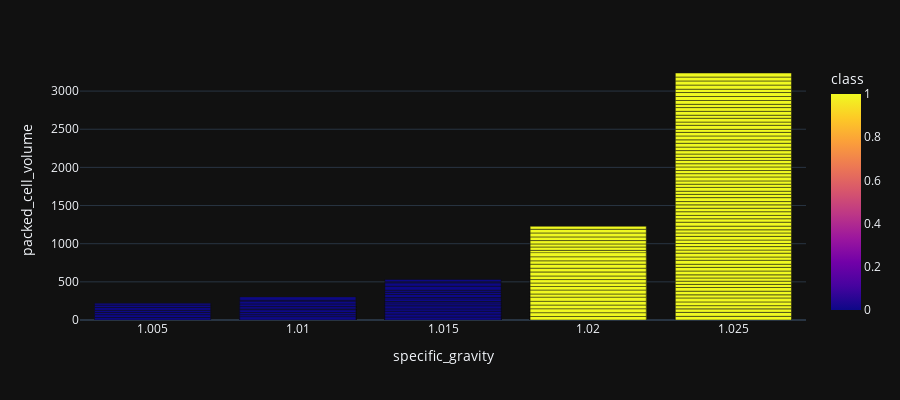

The notebook cell saved with this chart:
### Code cell
px.bar(kidney, x="specific_gravity", y="packed_cell_volume", color='class', barmode='group', template = 'plotly_dark', height = 400)

### Figure 1 — Plotly figure (JSON) as saved in the notebook; plotly's stock layout.template omitted (floating-point values rounded to 4 significant figures; data arrays with more than 128 entries replaced by an {"elided": "..."} marker saying what was removed)
{"data": [{"alignmentgroup": "True", "hovertemplate": "specific_gravity=%{x}<br>packed_cell_volume=%{y}<br>class=%{marker.color}<extra></extra>", "legendgroup": "", "marker": {"color": {"elided": "400 int values"}, "coloraxis": "coloraxis", "pattern": {"shape": ""}}, "name": "", "offsetgroup": "", "orientation": "v", "showlegend": false, "textposition": "auto", "type": "bar", "x": {"elided": "400 float values"}, "xaxis": "x", "y": {"elided": "400 int values"}, "yaxis": "y"}], "layout": {"barmode": "group", "coloraxis": {"colorbar": {"title": {"text": "class"}}, "colorscale": [[0, "#0d0887"], [0.1111, "#46039f"], [0.2222, "#7201a8"], [0.3333, "#9c179e"], [0.4444, "#bd3786"], [0.5556, "#d8576b"], [0.6667, "#ed7953"], [0.7778, "#fb9f3a"], [0.8889, "#fdca26"], [1, "#f0f921"]]}, "height": 400, "legend": {"tracegroupgap": 0}, "margin": {"t": 60}, "xaxis": {"anchor": "y", "domain": [0, 1], "title": {"text": "specific_gravity"}}, "yaxis": {"anchor": "x", "domain": [0, 1], "title": {"text": "packed_cell_volume"}}}}
